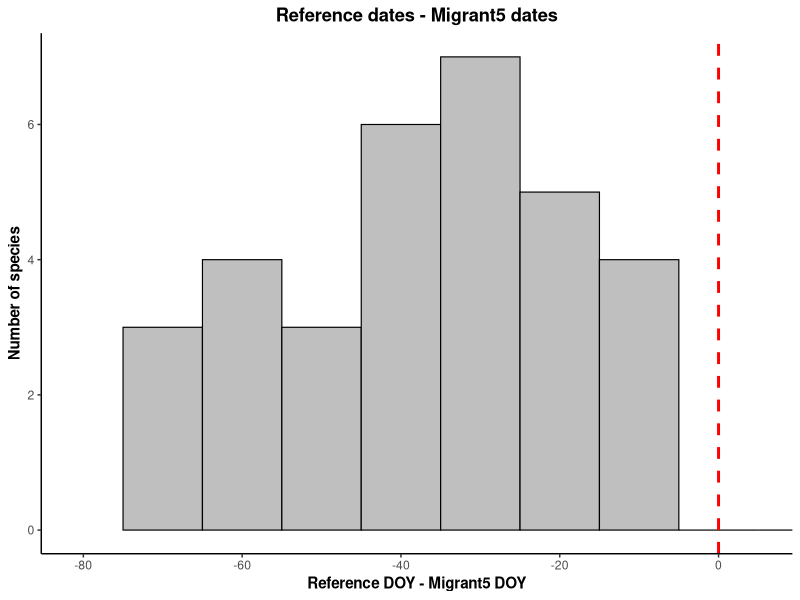

The R script that drew this image:
library(tidyverse)

df <- read_csv("reference_lst.csv", show_col_types = FALSE)

p <- ggplot(
    df,
    aes(x = `Reference-Migrant5`)
) +
    geom_histogram(
        binwidth = 10,
        fill = "grey75",
        color = "black",
        linewidth = 0.4
    ) +
    geom_vline(
        xintercept = 0,
        linetype = "dashed",
        linewidth = 1,
        color = "red"
    ) +
    annotate(
        "text",
        x = 10,
        y = Inf,
        label = paste0("N = ", sum(!is.na(df$'Reference-Migrant5'))),
        hjust = 0,
        vjust = 1.5,
        size = 4
    ) +
    labs(
        x = "Reference DOY - Migrant5 DOY",
        y = "Number of species",
        title = "Reference dates - Migrant5 dates"
    ) +

    coord_cartesian(
        xlim = c(min(df$'Reference-Migrant5', na.rm = TRUE) - 10,
                 max(df$'Reference-Migrant5', na.rm = TRUE) + 10)
    ) +
    theme_classic() +
    theme(
        plot.title = element_text(face = "bold", hjust = 0.5),
        axis.title = element_text(face = "bold")
    )

ggsave(

"histogramReference-Migrant5.png",

p,

width = 6,

height = 4,

dpi = 300

)
